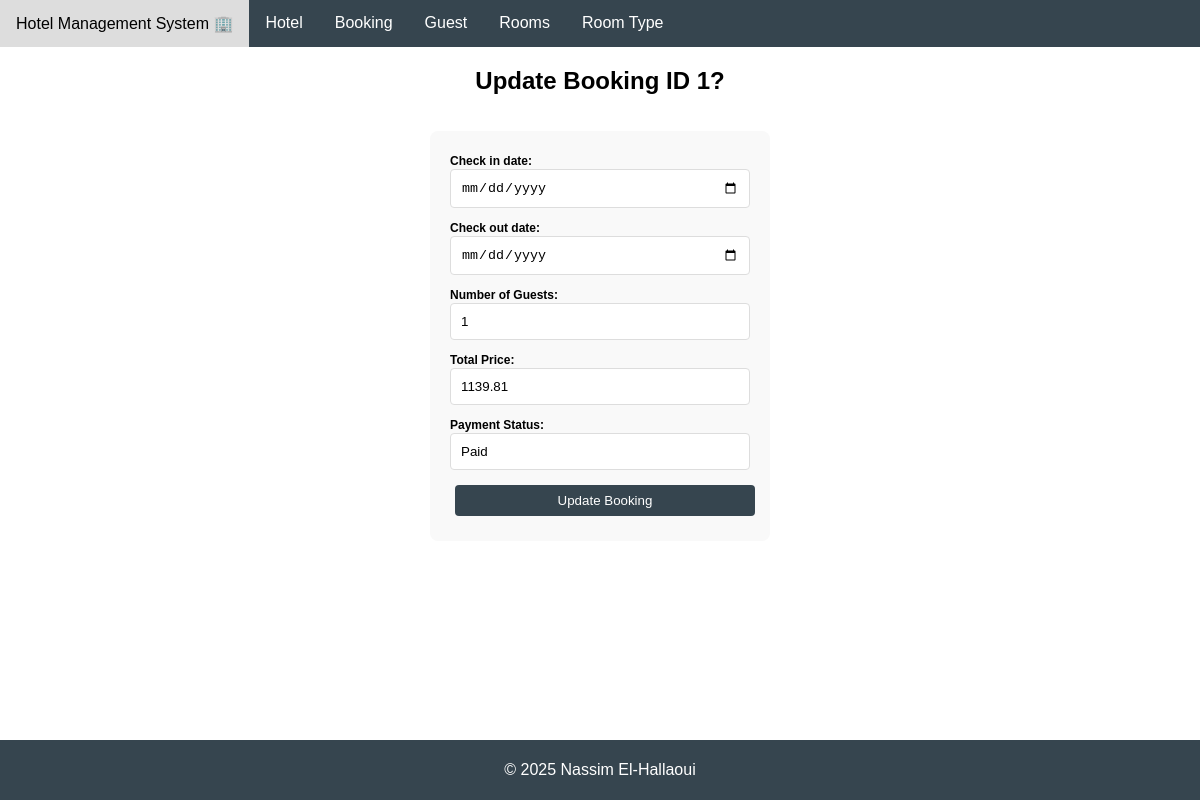
Page /updateBooking.php?bookingID=1 on the committed database.
### tables this page shows
CREATE TABLE BOOKING(
	bookingID INTEGER PRIMARY KEY AUTOINCREMENT,
	roomID INTEGER NOT NULL,
	guestID INTEGER NOT NULL,
	checkInDate TEXT NOT NULL,
	checkOutDate TEXT NOT NULL,
	numOfGuests INT NOT NULL,
	totalCost DOUBLE(2) NOT NULL,
	paymentStatus TEXT NOT NULL,
	FOREIGN KEY (guestID) REFERENCES GUEST(guestID) ON DELETE CASCADE ON UPDATE CASCADE,
	FOREIGN KEY (roomID) REFERENCES ROOM(roomID) ON DELETE CASCADE ON UPDATE CASCADE
);

### functions.php (called while the page is built, shortened)
<?php
function viewBooking($bookingID)
{
    $db = db_connect();
    $stmt = $db->prepare("SELECT * FROM BOOKING WHERE bookingID = :id");
    $stmt->bindValue(":id", $bookingID, SQLITE3_INTEGER);
    $result = $stmt->execute();
    $booking_detail = [];
    while ($row = $result->fetchArray(SQLITE3_NUM)) {
        $booking_detail[] = $row;
    }
    return $booking_detail;
}
?>

### updateBooking.php (the view, shortened to what this page needs)
<!DOCTYPE html>
<html lang="en">
<head>
    <link rel="stylesheet" href="style.css">
</head>
<body>
    <?php include "navbar.php";
    require_once "functions.php";
    $bookingID = $_GET["bookingID"];
    $booking = viewBooking($bookingID);
    ?>
    <div>
        <h2 class="centered-header">Update Booking ID <?php echo $booking[0][0] ?>?</h2>
    </div>
    <div class="main">
         <form method="post">
            <label class=amazing-text for="Check In Date:">Check in date:</label>
            <input type="date" id="checkInDate" name="checkInDate" value="<?php echo $booking[0][3] ?>" required>
            <label class=amazing-text for="Check Out Date:">Check out date:</label>
            <input type="date" id="checkOutDate" name="checkOutDate" value="<?php echo $booking[0][4] ?>" required>
            <label class=amazing-text for="Number of Guests:">Number of Guests:</label>
            <input type="text" id="numOfGuests" name="numOfGuests" value="<?php echo $booking[0][5] ?>" required>
            <label class=amazing-text for="Total Price:">Total Price:</label>
            <input type="text" id="totalPrice" name="totalPrice" value="<?php echo $booking[0][6] ?>" required>
            <label class=amazing-text for="Payment Status:">Payment Status:</label>
            <input type="text" id="paymentStatus" name="paymentStatus" value="<?php echo $booking[0][7] ?>" required>
            <button type="submit" name="updateBooking">Update Booking</button>
         </form>
    </div>
    <?php include 'footer.php'; ?>
</body>
</html>

### style.css (style rules this page uses)
body { font-family: Arial, sans-serif; display: flex; flex-direction: column; min-height: 100vh; margin: 0; }
.main { flex: 1; padding: 1rem; }
.amazing-text { font-size: 12px; font-weight: bold; color: black; }
.centered-header { text-align: center; }
form { width: 300px; margin: 0 auto; padding: 20px; background: #f9f9f9; border-radius: 8px; }
input[type="text"], input[type="date"], input[type="email"], input[type="number"] { width: calc(100% - 22px); padding: 10px; margin-bottom: 10px; border: 1px solid #ddd; border-radius: 4px; }
button { width: 100%; padding: 10px; background-color: rgb(54,69,79); color: white; border: none; border-radius: 4px; cursor: pointer; }
button { padding: 8px 15px; margin: 5px; border: none; border-radius: 4px; color: white; background-color: rgb(54,69,79); cursor: pointer; transition: background-color 0.3s ease; }

### rows in the picture
booking: bookingID "1", numOfGuests "1", totalPrice "1139.81", paymentStatus "Paid"
